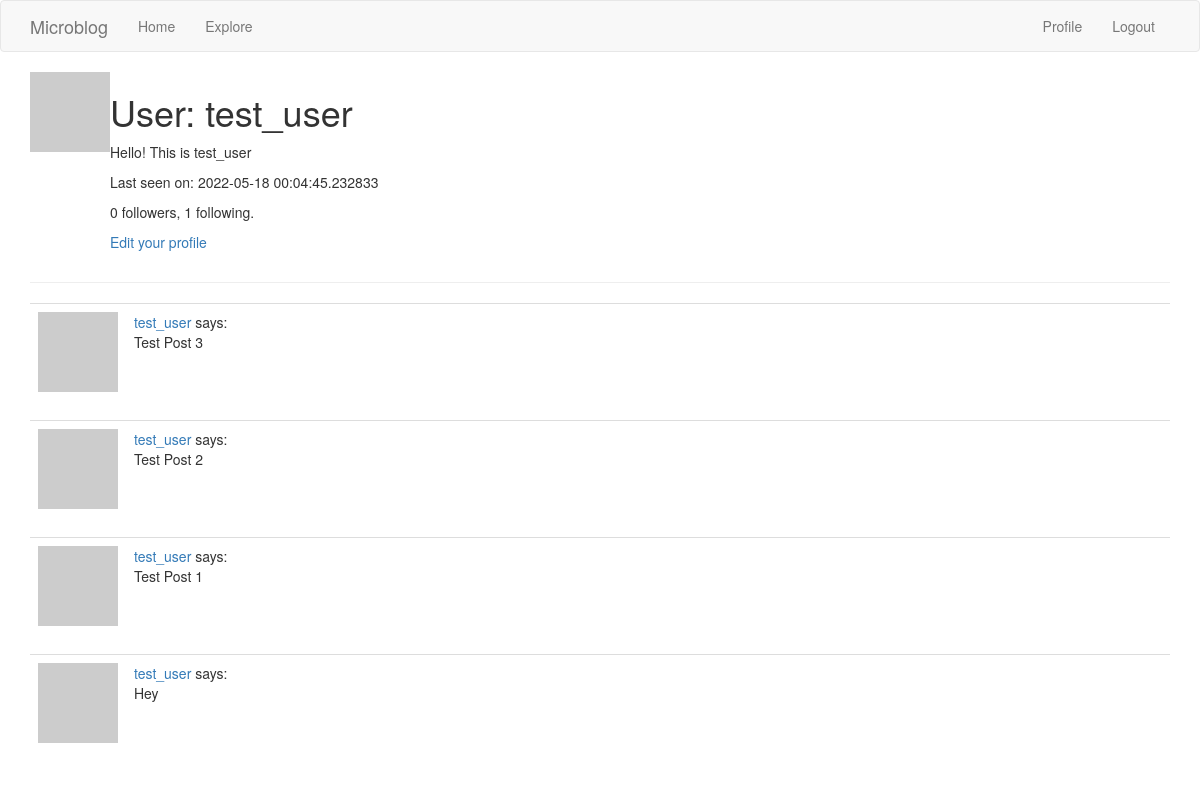
Page /user/test_user (signed in) on the earlier database version.
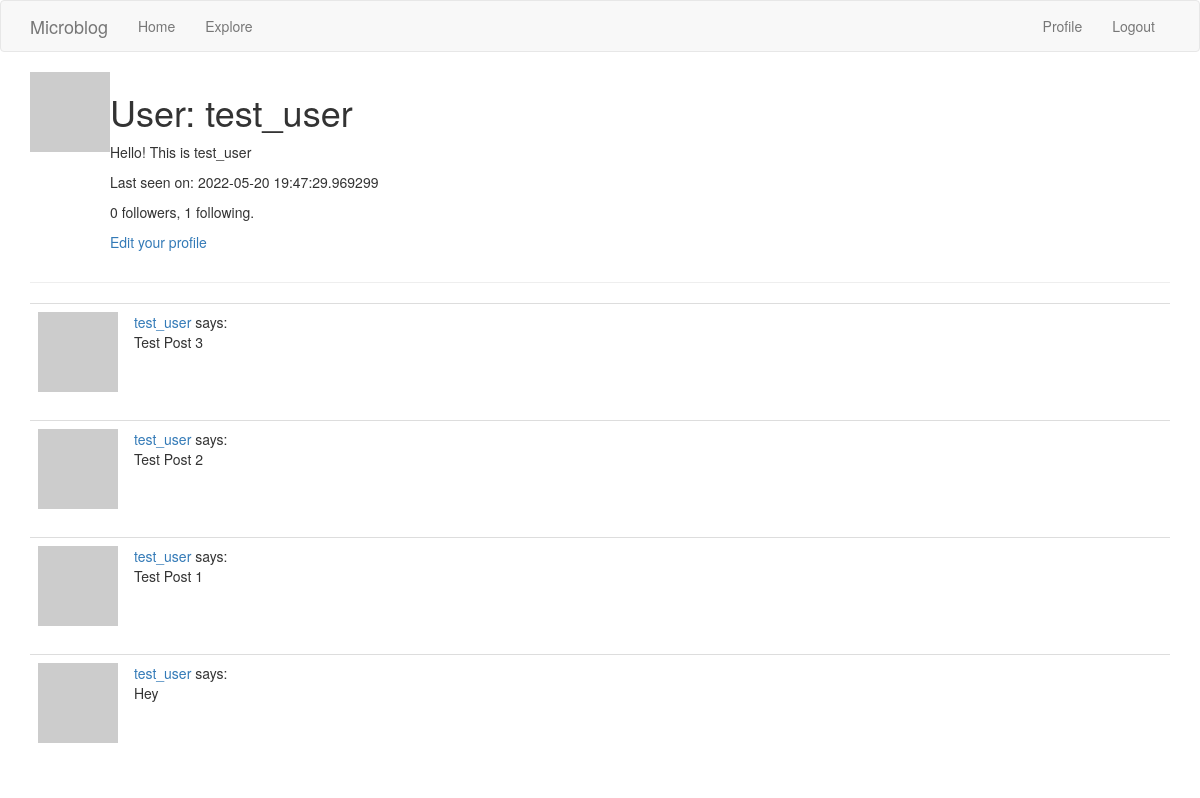
Same page on the later database version.
### app/models.py (models this page shows, shortened)
class User(UserMixin, db.Model):
    id = db.Column(db.Integer, primary_key=True)
    username = db.Column(db.String(64), index=True, unique=True)
    email = db.Column(db.String(120), index=True, unique=True)
    password_hash = db.Column(db.String(128))
    about_me = db.Column(db.String(140))
    last_seen = db.Column(db.DateTime, default=datetime.utcnow)
    posts = db.relationship("Post", backref="author", lazy="dynamic")
    followed = db.relationship(
        "User",
        secondary=followers,
        primaryjoin=(followers.c.follower_id == id),
        secondaryjoin=(followers.c.followed_id == id),
        backref=db.backref("followers", lazy="dynamic"),
        lazy="dynamic",
    )
    def avatar(self, size):
        digest = md5(self.email.lower().encode("utf-8")).hexdigest()
        return f"https://www.gravatar.com/avatar/{digest}?d=identicon&s={size}"

### app/routes.py (the view)
@app.route("/user/<username>")
@login_required
def user(username):
    user = User.query.filter_by(username=username).first_or_404()
    page = request.args.get("page", 1, type=int)
    posts = user.posts.order_by(Post.timestamp.desc()).paginate(
        page, app.config["POSTS_PER_PAGE"], False
    )
    next_url = (
        url_for("user", username=user.username, page=posts.next_num)
        if posts.has_next
        else None
    )
    prev_url = (
        url_for("user", username=user.username, page=posts.prev_num)
        if posts.has_prev
        else None
    )
    form = EmptyForm()
    return render_template(
        "user.html",
        user=user,
        posts=posts.items,
        next_url=next_url,
        prev_url=prev_url,
        form=form,
    )

### app/models.py (called while the page is built)
@login.user_loader
def load_user(id):
    return User.query.get(int(id))

### app/routes.py (called while the page is built)
@app.before_request
def before_request():
    if current_user.is_authenticated:
        current_user.last_seen = datetime.utcnow()
        db.session.commit()

### app/templates/user.html (shortened to what this page needs)
{% extends "base.html" %}
{% block app_content %}
    <table>
        <tr valign="top">
            <td>
                <img src="{{ user.avatar(128) }}">
            </td>
            <td>
                <h1>User: {{ user.username }}</h1>
                {% if user.about_me %}
                    <p>
                        {{ user.about_me }}
                    </p>
                {% endif %}
                {% if user.last_seen %}
                    <p>
                        Last seen on: {{ user.last_seen }}
                    </p>
                {% endif %}
                <p>
                    {{ user.followers.count() }} followers, {{ user.followed.count() }} following.
                </p>
                {% if user == current_user %}
                    <p>
                        <a href="{{ url_for('edit_profile') }}">Edit your profile</a>
                    </p>
                {% endif %}
            </td>
        </tr>
    </table>
    <hr>
    {% for post in posts %}
        {% include '_post.html' %}
    {% endfor %}
{% endblock %}

Differences in the rows shown:
changed User "test_user": last_seen "2022-05-18 00:04:45.232833" → "2022-05-20 19:47:29.969299"
